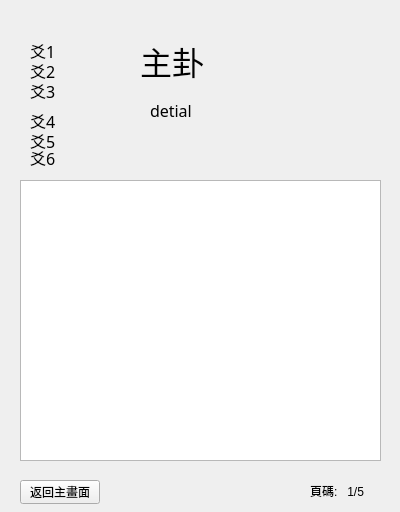
<?xml version="1.0" encoding="UTF-8"?>
<ui version="4.0">
 <class>Form0</class>
 <widget class="QWidget" name="Form0">
  <property name="geometry">
   <rect>
    <x>0</x>
    <y>0</y>
    <width>400</width>
    <height>512</height>
   </rect>
  </property>
  <property name="mouseTracking">
   <bool>true</bool>
  </property>
  <property name="windowTitle">
   <string>易經卜卦</string>
  </property>
  <property name="windowIcon">
   <iconset>
    <normaloff>main_data/8gua.ico</normaloff>main_data/8gua.ico</iconset>
  </property>
  <widget class="QPushButton" name="pushButton_2">
   <property name="geometry">
    <rect>
     <x>20</x>
     <y>480</y>
     <width>80</width>
     <height>24</height>
    </rect>
   </property>
   <property name="text">
    <string>返回主畫面</string>
   </property>
  </widget>
  <widget class="QStackedWidget" name="stackedWidget">
   <property name="geometry">
    <rect>
     <x>10</x>
     <y>20</y>
     <width>381</width>
     <height>451</height>
    </rect>
   </property>
   <property name="font">
    <font>
     <family>標楷體</family>
     <pointsize>14</pointsize>
    </font>
   </property>
   <property name="currentIndex">
    <number>0</number>
   </property>
   <widget class="QWidget" name="page">
    <widget class="QTextBrowser" name="textBrowser_1">
     <property name="geometry">
      <rect>
       <x>10</x>
       <y>160</y>
       <width>361</width>
       <height>281</height>
      </rect>
     </property>
     <property name="html">
      <string>&lt;!DOCTYPE HTML PUBLIC &quot;-//W3C//DTD HTML 4.0//EN&quot; &quot;http://www.w3.org/TR/REC-html40/strict.dtd&quot;&gt;
&lt;html&gt;&lt;head&gt;&lt;meta name=&quot;qrichtext&quot; content=&quot;1&quot; /&gt;&lt;meta charset=&quot;utf-8&quot; /&gt;&lt;style type=&quot;text/css&quot;&gt;
p, li { white-space: pre-wrap; }
hr { height: 1px; border-width: 0; }
li.unchecked::marker { content: &quot;\2610&quot;; }
li.checked::marker { content: &quot;\2612&quot;; }
&lt;/style&gt;&lt;/head&gt;&lt;body style=&quot; font-family:'標楷體'; font-size:14pt; font-weight:400; font-style:normal;&quot;&gt;
&lt;p style=&quot;-qt-paragraph-type:empty; margin-top:0px; margin-bottom:0px; margin-left:0px; margin-right:0px; -qt-block-indent:0; text-indent:0px; font-family:'Microsoft JhengHei UI'; font-size:9pt;&quot;&gt;&lt;br /&gt;&lt;/p&gt;&lt;/body&gt;&lt;/html&gt;</string>
     </property>
    </widget>
    <widget class="QLabel" name="label_14">
     <property name="geometry">
      <rect>
       <x>20</x>
       <y>90</y>
       <width>81</width>
       <height>21</height>
      </rect>
     </property>
     <property name="font">
      <font>
       <family>標楷體</family>
       <pointsize>12</pointsize>
      </font>
     </property>
     <property name="text">
      <string>爻4</string>
     </property>
    </widget>
    <widget class="QLabel" name="label_15">
     <property name="geometry">
      <rect>
       <x>20</x>
       <y>110</y>
       <width>81</width>
       <height>21</height>
      </rect>
     </property>
     <property name="font">
      <font>
       <family>標楷體</family>
       <pointsize>12</pointsize>
      </font>
     </property>
     <property name="text">
      <string>爻5</string>
     </property>
    </widget>
    <widget class="QLabel" name="label_11">
     <property name="geometry">
      <rect>
       <x>20</x>
       <y>20</y>
       <width>81</width>
       <height>21</height>
      </rect>
     </property>
     <property name="font">
      <font>
       <family>標楷體</family>
       <pointsize>12</pointsize>
      </font>
     </property>
     <property name="text">
      <string>爻1</string>
     </property>
     <property name="scaledContents">
      <bool>false</bool>
     </property>
    </widget>
    <widget class="QLabel" name="label_16">
     <property name="geometry">
      <rect>
       <x>20</x>
       <y>130</y>
       <width>81</width>
       <height>16</height>
      </rect>
     </property>
     <property name="font">
      <font>
       <family>標楷體</family>
       <pointsize>12</pointsize>
      </font>
     </property>
     <property name="text">
      <string>爻6</string>
     </property>
    </widget>
    <widget class="QLabel" name="label_13">
     <property name="geometry">
      <rect>
       <x>20</x>
       <y>60</y>
       <width>81</width>
       <height>21</height>
      </rect>
     </property>
     <property name="font">
      <font>
       <family>標楷體</family>
       <pointsize>12</pointsize>
      </font>
     </property>
     <property name="text">
      <string>爻3</string>
     </property>
    </widget>
    <widget class="QLabel" name="label_12">
     <property name="geometry">
      <rect>
       <x>20</x>
       <y>40</y>
       <width>81</width>
       <height>21</height>
      </rect>
     </property>
     <property name="font">
      <font>
       <family>標楷體</family>
       <pointsize>12</pointsize>
      </font>
     </property>
     <property name="text">
      <string>爻2</string>
     </property>
    </widget>
    <widget class="QLabel" name="label_17">
     <property name="geometry">
      <rect>
       <x>130</x>
       <y>10</y>
       <width>231</width>
       <height>61</height>
      </rect>
     </property>
     <property name="font">
      <font>
       <family>標楷體</family>
       <pointsize>24</pointsize>
      </font>
     </property>
     <property name="text">
      <string>主卦</string>
     </property>
    </widget>
    <widget class="QLabel" name="label_18">
     <property name="geometry">
      <rect>
       <x>140</x>
       <y>70</y>
       <width>221</width>
       <height>41</height>
      </rect>
     </property>
     <property name="font">
      <font>
       <family>標楷體</family>
       <pointsize>12</pointsize>
      </font>
     </property>
     <property name="text">
      <string>detial</string>
     </property>
    </widget>
    <widget class="QLabel" name="label_19">
     <property name="geometry">
      <rect>
       <x>120</x>
       <y>120</y>
       <width>221</width>
       <height>31</height>
      </rect>
     </property>
     <property name="font">
      <font>
       <family>標楷體</family>
       <pointsize>12</pointsize>
      </font>
     </property>
     <property name="text">
      <string/>
     </property>
    </widget>
   </widget>
   <widget class="QWidget" name="page_3">
    <widget class="QLabel" name="label_33">
     <property name="geometry">
      <rect>
       <x>20</x>
       <y>60</y>
       <width>81</width>
       <height>21</height>
      </rect>
     </property>
     <property name="font">
      <font>
       <family>標楷體</family>
       <pointsize>12</pointsize>
      </font>
     </property>
     <property name="text">
      <string>爻3</string>
     </property>
    </widget>
    <widget class="QLabel" name="label_34">
     <property name="geometry">
      <rect>
       <x>20</x>
       <y>90</y>
       <width>81</width>
       <height>21</height>
      </rect>
     </property>
     <property name="font">
      <font>
       <family>標楷體</family>
       <pointsize>12</pointsize>
      </font>
     </property>
     <property name="text">
      <string>爻4</string>
     </property>
    </widget>
    <widget class="QLabel" name="label_36">
     <property name="geometry">
      <rect>
       <x>20</x>
       <y>130</y>
       <width>81</width>
       <height>16</height>
      </rect>
     </property>
     <property name="font">
      <font>
       <family>標楷體</family>
       <pointsize>12</pointsize>
      </font>
     </property>
     <property name="text">
      <string>爻6</string>
     </property>
    </widget>
    <widget class="QLabel" name="label_32">
     <property name="geometry">
      <rect>
       <x>20</x>
       <y>40</y>
       <width>81</width>
       <height>21</height>
      </rect>
     </property>
     <property name="font">
      <font>
       <family>標楷體</family>
       <pointsize>12</pointsize>
      </font>
     </property>
     <property name="text">
      <string>爻2</string>
     </property>
    </widget>
    <widget class="QLabel" name="label_31">
     <property name="geometry">
      <rect>
       <x>20</x>
       <y>20</y>
       <width>81</width>
       <height>21</height>
      </rect>
     </property>
     <property name="font">
      <font>
       <family>標楷體</family>
       <pointsize>12</pointsize>
      </font>
     </property>
     <property name="text">
      <string>爻1</string>
     </property>
    </widget>
    <widget class="QLabel" name="label_35">
     <property name="geometry">
      <rect>
       <x>20</x>
       <y>110</y>
       <width>81</width>
       <height>21</height>
      </rect>
     </property>
     <property name="font">
      <font>
       <family>標楷體</family>
       <pointsize>12</pointsize>
      </font>
     </property>
     <property name="text">
      <string>爻5</string>
     </property>
    </widget>
    <widget class="QTextBrowser" name="textBrowser_3">
     <property name="geometry">
      <rect>
       <x>10</x>
       <y>160</y>
       <width>331</width>
       <height>192</height>
      </rect>
     </property>
     <property name="html">
      <string>&lt;!DOCTYPE HTML PUBLIC &quot;-//W3C//DTD HTML 4.0//EN&quot; &quot;http://www.w3.org/TR/REC-html40/strict.dtd&quot;&gt;
&lt;html&gt;&lt;head&gt;&lt;meta name=&quot;qrichtext&quot; content=&quot;1&quot; /&gt;&lt;meta charset=&quot;utf-8&quot; /&gt;&lt;style type=&quot;text/css&quot;&gt;
p, li { white-space: pre-wrap; }
hr { height: 1px; border-width: 0; }
li.unchecked::marker { content: &quot;\2610&quot;; }
li.checked::marker { content: &quot;\2612&quot;; }
&lt;/style&gt;&lt;/head&gt;&lt;body style=&quot; font-family:'標楷體'; font-size:14pt; font-weight:400; font-style:normal;&quot;&gt;
&lt;p style=&quot;-qt-paragraph-type:empty; margin-top:0px; margin-bottom:0px; margin-left:0px; margin-right:0px; -qt-block-indent:0; text-indent:0px; font-family:'Microsoft JhengHei UI'; font-size:9pt;&quot;&gt;&lt;br /&gt;&lt;/p&gt;&lt;/body&gt;&lt;/html&gt;</string>
     </property>
    </widget>
    <widget class="QLabel" name="label_37">
     <property name="geometry">
      <rect>
       <x>120</x>
       <y>10</y>
       <width>241</width>
       <height>61</height>
      </rect>
     </property>
     <property name="font">
      <font>
       <family>標楷體</family>
       <pointsize>24</pointsize>
      </font>
     </property>
     <property name="text">
      <string>變卦</string>
     </property>
    </widget>
    <widget class="QLabel" name="label_38">
     <property name="geometry">
      <rect>
       <x>120</x>
       <y>60</y>
       <width>221</width>
       <height>91</height>
      </rect>
     </property>
     <property name="font">
      <font>
       <family>標楷體</family>
       <pointsize>12</pointsize>
      </font>
     </property>
     <property name="text">
      <string>detial</string>
     </property>
    </widget>
   </widget>
   <widget class="QWidget" name="page_4">
    <widget class="QTextBrowser" name="textBrowser_4">
     <property name="geometry">
      <rect>
       <x>10</x>
       <y>160</y>
       <width>331</width>
       <height>192</height>
      </rect>
     </property>
    </widget>
    <widget class="QLabel" name="label_44">
     <property name="geometry">
      <rect>
       <x>20</x>
       <y>90</y>
       <width>81</width>
       <height>21</height>
      </rect>
     </property>
     <property name="font">
      <font>
       <family>標楷體</family>
       <pointsize>12</pointsize>
      </font>
     </property>
     <property name="text">
      <string>爻4</string>
     </property>
    </widget>
    <widget class="QLabel" name="label_42">
     <property name="geometry">
      <rect>
       <x>20</x>
       <y>40</y>
       <width>81</width>
       <height>21</height>
      </rect>
     </property>
     <property name="font">
      <font>
       <family>標楷體</family>
       <pointsize>12</pointsize>
      </font>
     </property>
     <property name="text">
      <string>爻2</string>
     </property>
    </widget>
    <widget class="QLabel" name="label_46">
     <property name="geometry">
      <rect>
       <x>20</x>
       <y>130</y>
       <width>81</width>
       <height>16</height>
      </rect>
     </property>
     <property name="font">
      <font>
       <family>標楷體</family>
       <pointsize>12</pointsize>
      </font>
     </property>
     <property name="text">
      <string>爻6</string>
     </property>
    </widget>
    <widget class="QLabel" name="label_45">
     <property name="geometry">
      <rect>
       <x>20</x>
       <y>110</y>
       <width>81</width>
       <height>21</height>
      </rect>
     </property>
     <property name="font">
      <font>
       <family>標楷體</family>
       <pointsize>12</pointsize>
      </font>
     </property>
     <property name="text">
      <string>爻5</string>
     </property>
    </widget>
    <widget class="QLabel" name="label_43">
     <property name="geometry">
      <rect>
       <x>20</x>
       <y>60</y>
       <width>81</width>
       <height>21</height>
      </rect>
     </property>
     <property name="font">
      <font>
       <family>標楷體</family>
       <pointsize>12</pointsize>
      </font>
     </property>
     <property name="text">
      <string>爻3</string>
     </property>
    </widget>
    <widget class="QLabel" name="label_41">
     <property name="geometry">
      <rect>
       <x>20</x>
       <y>20</y>
       <width>81</width>
       <height>21</height>
      </rect>
     </property>
     <property name="font">
      <font>
       <family>標楷體</family>
       <pointsize>12</pointsize>
      </font>
     </property>
     <property name="text">
      <string>爻1</string>
     </property>
    </widget>
    <widget class="QLabel" name="label_47">
     <property name="geometry">
      <rect>
       <x>130</x>
       <y>10</y>
       <width>231</width>
       <height>61</height>
      </rect>
     </property>
     <property name="font">
      <font>
       <family>標楷體</family>
       <pointsize>24</pointsize>
      </font>
     </property>
     <property name="text">
      <string>互卦</string>
     </property>
    </widget>
    <widget class="QLabel" name="label_48">
     <property name="geometry">
      <rect>
       <x>130</x>
       <y>60</y>
       <width>221</width>
       <height>91</height>
      </rect>
     </property>
     <property name="font">
      <font>
       <family>標楷體</family>
       <pointsize>12</pointsize>
      </font>
     </property>
     <property name="text">
      <string>detial</string>
     </property>
    </widget>
   </widget>
   <widget class="QWidget" name="page_5">
    <widget class="QTextBrowser" name="textBrowser_5">
     <property name="geometry">
      <rect>
       <x>10</x>
       <y>160</y>
       <width>331</width>
       <height>192</height>
      </rect>
     </property>
    </widget>
    <widget class="QLabel" name="label_54">
     <property name="geometry">
      <rect>
       <x>20</x>
       <y>90</y>
       <width>81</width>
       <height>21</height>
      </rect>
     </property>
     <property name="font">
      <font>
       <family>標楷體</family>
       <pointsize>12</pointsize>
      </font>
     </property>
     <property name="text">
      <string>爻4</string>
     </property>
    </widget>
    <widget class="QLabel" name="label_52">
     <property name="geometry">
      <rect>
       <x>20</x>
       <y>40</y>
       <width>81</width>
       <height>21</height>
      </rect>
     </property>
     <property name="font">
      <font>
       <family>標楷體</family>
       <pointsize>12</pointsize>
      </font>
     </property>
     <property name="text">
      <string>爻2</string>
     </property>
    </widget>
    <widget class="QLabel" name="label_53">
     <property name="geometry">
      <rect>
       <x>20</x>
       <y>60</y>
       <width>81</width>
       <height>21</height>
      </rect>
     </property>
     <property name="font">
      <font>
       <family>標楷體</family>
       <pointsize>12</pointsize>
      </font>
     </property>
     <property name="text">
      <string>爻3</string>
     </property>
    </widget>
    <widget class="QLabel" name="label_56">
     <property name="geometry">
      <rect>
       <x>20</x>
       <y>130</y>
       <width>81</width>
       <height>16</height>
      </rect>
     </property>
     <property name="font">
      <font>
       <family>標楷體</family>
       <pointsize>12</pointsize>
      </font>
     </property>
     <property name="text">
      <string>爻6</string>
     </property>
    </widget>
    <widget class="QLabel" name="label_51">
     <property name="geometry">
      <rect>
       <x>20</x>
       <y>20</y>
       <width>81</width>
       <height>21</height>
      </rect>
     </property>
     <property name="font">
      <font>
       <family>標楷體</family>
       <pointsize>12</pointsize>
      </font>
     </property>
     <property name="text">
      <string>爻1</string>
     </property>
    </widget>
    <widget class="QLabel" name="label_55">
     <property name="geometry">
      <rect>
       <x>20</x>
       <y>110</y>
       <width>81</width>
       <height>21</height>
      </rect>
     </property>
     <property name="font">
      <font>
       <family>標楷體</family>
       <pointsize>12</pointsize>
      </font>
     </property>
     <property name="text">
      <string>爻5</string>
     </property>
    </widget>
    <widget class="QLabel" name="label_57">
     <property name="geometry">
      <rect>
       <x>130</x>
       <y>10</y>
       <width>231</width>
       <height>61</height>
      </rect>
     </property>
     <property name="font">
      <font>
       <family>標楷體</family>
       <pointsize>24</pointsize>
      </font>
     </property>
     <property name="text">
      <string>錯卦</string>
     </property>
    </widget>
    <widget class="QLabel" name="label_58">
     <property name="geometry">
      <rect>
       <x>130</x>
       <y>60</y>
       <width>221</width>
       <height>91</height>
      </rect>
     </property>
     <property name="font">
      <font>
       <family>標楷體</family>
       <pointsize>12</pointsize>
      </font>
     </property>
     <property name="text">
      <string>detial</string>
     </property>
    </widget>
   </widget>
   <widget class="QWidget" name="page_6">
    <widget class="QTextBrowser" name="textBrowser_6">
     <property name="geometry">
      <rect>
       <x>10</x>
       <y>160</y>
       <width>331</width>
       <height>192</height>
      </rect>
     </property>
    </widget>
    <widget class="QLabel" name="label_64">
     <property name="geometry">
      <rect>
       <x>20</x>
       <y>90</y>
       <width>81</width>
       <height>21</height>
      </rect>
     </property>
     <property name="font">
      <font>
       <family>標楷體</family>
       <pointsize>12</pointsize>
      </font>
     </property>
     <property name="text">
      <string>爻4</string>
     </property>
    </widget>
    <widget class="QLabel" name="label_61">
     <property name="geometry">
      <rect>
       <x>20</x>
       <y>20</y>
       <width>81</width>
       <height>21</height>
      </rect>
     </property>
     <property name="font">
      <font>
       <family>標楷體</family>
       <pointsize>12</pointsize>
      </font>
     </property>
     <property name="text">
      <string>爻1</string>
     </property>
    </widget>
    <widget class="QLabel" name="label_66">
     <property name="geometry">
      <rect>
       <x>20</x>
       <y>130</y>
       <width>81</width>
       <height>16</height>
      </rect>
     </property>
     <property name="font">
      <font>
       <family>標楷體</family>
       <pointsize>12</pointsize>
      </font>
     </property>
     <property name="text">
      <string>爻6</string>
     </property>
    </widget>
    <widget class="QLabel" name="label_62">
     <property name="geometry">
      <rect>
       <x>20</x>
       <y>40</y>
       <width>81</width>
       <height>21</height>
      </rect>
     </property>
     <property name="font">
      <font>
       <family>標楷體</family>
       <pointsize>12</pointsize>
      </font>
     </property>
     <property name="text">
      <string>爻2</string>
     </property>
    </widget>
    <widget class="QLabel" name="label_65">
     <property name="geometry">
      <rect>
       <x>20</x>
       <y>110</y>
       <width>81</width>
       <height>21</height>
      </rect>
     </property>
     <property name="font">
      <font>
       <family>標楷體</family>
       <pointsize>12</pointsize>
      </font>
     </property>
     <property name="text">
      <string>爻5</string>
     </property>
    </widget>
    <widget class="QLabel" name="label_63">
     <property name="geometry">
      <rect>
       <x>20</x>
       <y>60</y>
       <width>81</width>
       <height>21</height>
      </rect>
     </property>
     <property name="font">
      <font>
       <family>標楷體</family>
       <pointsize>12</pointsize>
      </font>
     </property>
     <property name="text">
      <string>爻3</string>
     </property>
    </widget>
    <widget class="QLabel" name="label_67">
     <property name="geometry">
      <rect>
       <x>130</x>
       <y>10</y>
       <width>231</width>
       <height>61</height>
      </rect>
     </property>
     <property name="font">
      <font>
       <family>標楷體</family>
       <pointsize>24</pointsize>
      </font>
     </property>
     <property name="text">
      <string>綜卦</string>
     </property>
    </widget>
    <widget class="QLabel" name="label_68">
     <property name="geometry">
      <rect>
       <x>130</x>
       <y>60</y>
       <width>221</width>
       <height>91</height>
      </rect>
     </property>
     <property name="font">
      <font>
       <family>標楷體</family>
       <pointsize>12</pointsize>
      </font>
     </property>
     <property name="text">
      <string>detial</string>
     </property>
    </widget>
   </widget>
  </widget>
  <widget class="QLabel" name="label_3">
   <property name="geometry">
    <rect>
     <x>350</x>
     <y>400</y>
     <width>261</width>
     <height>191</height>
    </rect>
   </property>
   <property name="font">
    <font>
     <family>標楷體</family>
     <pointsize>20</pointsize>
    </font>
   </property>
   <property name="text">
    <string/>
   </property>
  </widget>
  <widget class="QLabel" name="label_page_name">
   <property name="geometry">
    <rect>
     <x>310</x>
     <y>480</y>
     <width>71</width>
     <height>21</height>
    </rect>
   </property>
   <property name="text">
    <string>頁碼:   1/5</string>
   </property>
  </widget>
  <widget class="QLabel" name="label">
   <property name="geometry">
    <rect>
     <x>0</x>
     <y>0</y>
     <width>400</width>
     <height>512</height>
    </rect>
   </property>
   <property name="text">
    <string/>
   </property>
   <property name="pixmap">
    <pixmap resource="image.qrc">:/image_data/bg3.PNG</pixmap>
   </property>
   <property name="scaledContents">
    <bool>true</bool>
   </property>
  </widget>
  <zorder>label</zorder>
  <zorder>label_3</zorder>
  <zorder>pushButton_2</zorder>
  <zorder>stackedWidget</zorder>
  <zorder>label_page_name</zorder>
 </widget>
 <resources>
  <include location="image.qrc"/>
 </resources>
 <connections/>
</ui>
